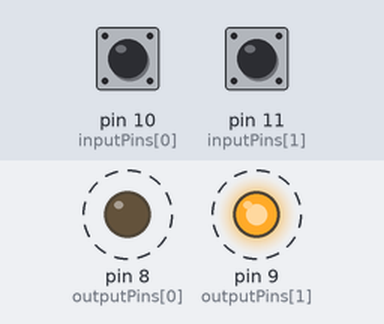
The sketch below on a simulated Arduino Uno, built with avr-gcc and run on an emulated ATmega328P. Shown: output pins drawn as LEDs (lit = HIGH). Dashed ring = blinking. Inputs (shaded band) come from the test bench; at power-on: pin 10 (inputPins[0]) HIGH, pin 11 (inputPins[1]) HIGH. What the sketch prints to the serial monitor is not drawn.

Above: at 1.4 s.
1.5 s: pin 10 (inputPins[0]) pulled LOW for 0.35 s
Timing chart, 0 to 10.5 s (numbered marks = the images above; inputs shaded):
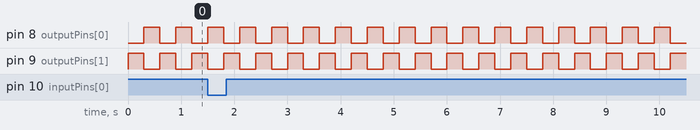

The sketch:

Buttons.ino
```cpp
const int NUM_OUTPUT_PINS = 2;
const int NUM_INPUT_PINS = 2;
const int DELAY_TIME = 300;

const int outputPins[NUM_OUTPUT_PINS] = {8, 9};
const int inputPins[NUM_INPUT_PINS] = {10, 11};
const int outputStates[][NUM_OUTPUT_PINS] = {{LOW, HIGH}, {HIGH, LOW}};
int prevInputStatus[NUM_INPUT_PINS * NUM_OUTPUT_PINS] = {0};
int inputStatus[NUM_INPUT_PINS * NUM_OUTPUT_PINS] = {0};

// Инициализация пинов в режиме ввода/вывода
void initializePins() {
  for (int i = 0; i < NUM_OUTPUT_PINS; i++) {
    pinMode(outputPins[i], OUTPUT);
    pinMode(inputPins[i], INPUT_PULLUP);
  }
}

// Вывод текущего состояния входов в Serial Monitor
void printInputStatus() {
  Serial.print("Input status: ");
  for (int& value : inputStatus) {
    Serial.print(value);
  }
  Serial.println();
}

// Обновление состояния входов
void updateInputStatus(int index) {
  for (int i = 0; i < NUM_INPUT_PINS; i++) {
    inputStatus[(index * NUM_INPUT_PINS) + i] = !digitalRead(inputPins[i]);
  }
}

// Проверка, изменилось ли состояние входов
bool hasInputChanged() {
  return memcmp(inputStatus, prevInputStatus, sizeof(inputStatus)) != 0;
}

// Проверка, все ли элементы массива равны нулю
bool allZeros(int arr[], int size) {
  for (int i = 0; i < size; i++) {
    if (arr[i] != 0) {
      return false;
    }
  }
  return true;
}

// Обновление состояния выходов
void updateOutputPins(int index) {
  for (int i = 0; i < NUM_OUTPUT_PINS; i++) {
    digitalWrite(outputPins[i], outputStates[index][i]);
  }
}

void setup() {
  // Инициализация пинов и Serial
  initializePins();
  Serial.begin(9600);
}

void loop() {
  for (int i = 0; i < NUM_OUTPUT_PINS; i++) {
    // Установка состояния выходов
    updateOutputPins(i);

    // Обновление состояния входов и проверка изменений
    updateInputStatus(i);

    // Если состояние входов изменилось и не все значения нулевые, вывод в Serial
    if (hasInputChanged() && !allZeros(inputStatus, NUM_INPUT_PINS * NUM_OUTPUT_PINS)) {
      memcpy(prevInputStatus, inputStatus, sizeof(prevInputStatus));
      printInputStatus();
    }

    delay(DELAY_TIME);
  }
}
```

Measured:
- by itself, pin 8 (outputPins[0]), pin 9 (outputPins[1]): alternates HIGH for 0.30 s and LOW for 0.30 s
